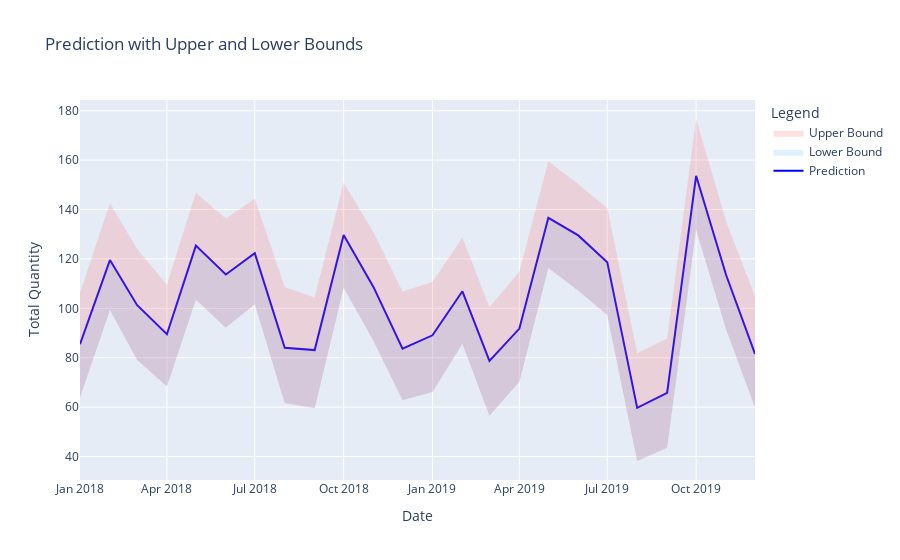
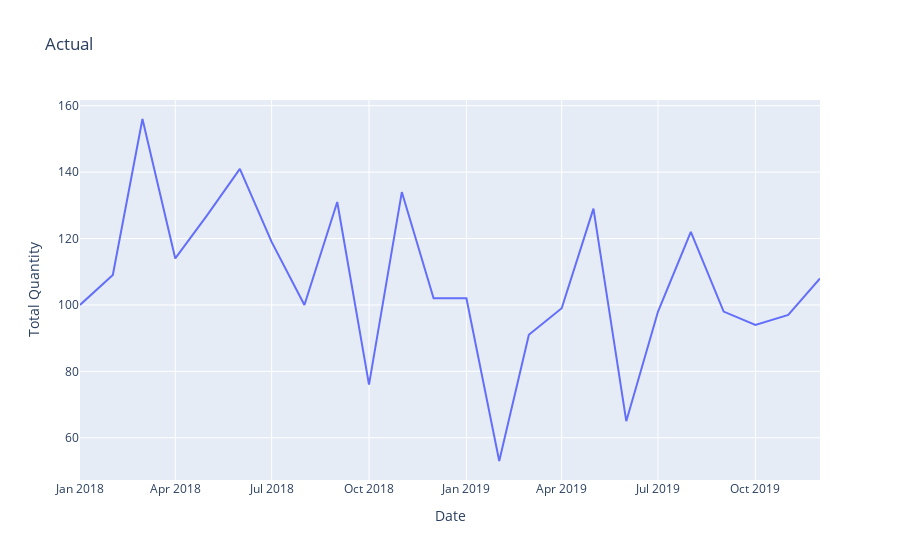

Notebook source saved alongside these figures, in order:
### Code cell
fig1 = plot(result)
fig1.show()
fig2 = px.line(normal_test[(normal_test['division'] == 'DHAKA') & (normal_test['item_name'] == 'Altoids Small Packs Variety')], x='ds', y='y', title='Actual')
fig2.update_layout(title='Actual', xaxis_title='Date', yaxis_title='Total Quantity')
fig2.show()

### Figure 1 — Plotly figure (JSON) as saved in the notebook; plotly's stock layout.template omitted (floating-point values rounded to 4 significant figures)
{"data": [{"line": {"color": "blue"}, "mode": "lines", "name": "Prediction", "type": "scatter", "x": ["2018-01-01T00:00:00", "2018-02-01T00:00:00", "2018-03-01T00:00:00", "2018-04-01T00:00:00", "2018-05-01T00:00:00", "2018-06-01T00:00:00", "2018-07-01T00:00:00", "2018-08-01T00:00:00", "2018-09-01T00:00:00", "2018-10-01T00:00:00", "2018-11-01T00:00:00", "2018-12-01T00:00:00", "2019-01-01T00:00:00", "2019-02-01T00:00:00", "2019-03-01T00:00:00", "2019-04-01T00:00:00", "2019-05-01T00:00:00", "2019-06-01T00:00:00", "2019-07-01T00:00:00", "2019-08-01T00:00:00", "2019-09-01T00:00:00", "2019-10-01T00:00:00", "2019-11-01T00:00:00", "2019-12-01T00:00:00"], "y": [85.45, 119.5, 101.4, 89.52, 125.4, 113.7, 122.3, 84.01, 83.1, 129.7, 108.6, 83.72, 89.08, 106.9, 78.73, 91.8, 136.7, 129.5, 118.7, 59.72, 65.76, 153.6, 113.6, 81.53]}, {"fill": "tonexty", "fillcolor": "rgba(102, 178, 255, 0.2)", "line": {"width": 0}, "mode": "lines", "name": "Lower Bound", "type": "scatter", "x": ["2018-01-01T00:00:00", "2018-02-01T00:00:00", "2018-03-01T00:00:00", "2018-04-01T00:00:00", "2018-05-01T00:00:00", "2018-06-01T00:00:00", "2018-07-01T00:00:00", "2018-08-01T00:00:00", "2018-09-01T00:00:00", "2018-10-01T00:00:00", "2018-11-01T00:00:00", "2018-12-01T00:00:00", "2019-01-01T00:00:00", "2019-02-01T00:00:00", "2019-03-01T00:00:00", "2019-04-01T00:00:00", "2019-05-01T00:00:00", "2019-06-01T00:00:00", "2019-07-01T00:00:00", "2019-08-01T00:00:00", "2019-09-01T00:00:00", "2019-10-01T00:00:00", "2019-11-01T00:00:00", "2019-12-01T00:00:00"], "y": [63.9, 99.37, 79.2, 68.32, 103.5, 92.12, 101.7, 61.64, 59.51, 108.3, 86.81, 62.75, 66.09, 85.67, 56.55, 70.29, 116.3, 107.2, 97.34, 38.21, 43.55, 131.8, 91.57, 59.83]}, {"fill": "tonexty", "fillcolor": "rgba(255, 102, 102, 0.2)", "line": {"width": 0}, "mode": "lines", "name": "Upper Bound", "type": "scatter", "x": ["2018-01-01T00:00:00", "2018-02-01T00:00:00", "2018-03-01T00:00:00", "2018-04-01T00:00:00", "2018-05-01T00:00:00", "2018-06-01T00:00:00", "2018-07-01T00:00:00", "2018-08-01T00:00:00", "2018-09-01T00:00:00", "2018-10-01T00:00:00", "2018-11-01T00:00:00", "2018-12-01T00:00:00", "2019-01-01T00:00:00", "2019-02-01T00:00:00", "2019-03-01T00:00:00", "2019-04-01T00:00:00", "2019-05-01T00:00:00", "2019-06-01T00:00:00", "2019-07-01T00:00:00", "2019-08-01T00:00:00", "2019-09-01T00:00:00", "2019-10-01T00:00:00", "2019-11-01T00:00:00", "2019-12-01T00:00:00"], "y": [106.1, 142.5, 124.1, 109.5, 146.8, 136.4, 144.4, 108.6, 104.4, 150.8, 130.7, 106.8, 110.7, 128.7, 100.4, 114.9, 159.5, 150.3, 140.6, 81.82, 87.77, 176.6, 135.4, 104.8]}], "layout": {"legend": {"title": {"text": "Legend"}}, "title": {"text": "Prediction with Upper and Lower Bounds"}, "xaxis": {"title": {"text": "Date"}}, "yaxis": {"title": {"text": "Total Quantity"}}}}

### Figure 2 — Plotly figure (JSON) as saved in the notebook; plotly's stock layout.template omitted (floating-point values rounded to 4 significant figures)
{"data": [{"hovertemplate": "ds=%{x}<br>y=%{y}<extra></extra>", "legendgroup": "", "line": {"color": "#636efa", "dash": "solid"}, "marker": {"symbol": "circle"}, "mode": "lines", "name": "", "orientation": "v", "showlegend": false, "type": "scatter", "x": ["2018-01-01T00:00:00", "2018-02-01T00:00:00", "2018-03-01T00:00:00", "2018-04-01T00:00:00", "2018-05-01T00:00:00", "2018-06-01T00:00:00", "2018-07-01T00:00:00", "2018-08-01T00:00:00", "2018-09-01T00:00:00", "2018-10-01T00:00:00", "2018-11-01T00:00:00", "2018-12-01T00:00:00", "2019-01-01T00:00:00", "2019-02-01T00:00:00", "2019-03-01T00:00:00", "2019-04-01T00:00:00", "2019-05-01T00:00:00", "2019-06-01T00:00:00", "2019-07-01T00:00:00", "2019-08-01T00:00:00", "2019-09-01T00:00:00", "2019-10-01T00:00:00", "2019-11-01T00:00:00", "2019-12-01T00:00:00"], "xaxis": "x", "y": [100, 109, 156, 114, 127, 141, 119, 100, 131, 76, 134, 102, 102, 53, 91, 99, 129, 65, 98, 122, 98, 94, 97, 108], "yaxis": "y"}], "layout": {"legend": {"tracegroupgap": 0}, "title": {"text": "Actual"}, "xaxis": {"anchor": "y", "domain": [0, 1], "title": {"text": "Date"}}, "yaxis": {"anchor": "x", "domain": [0, 1], "title": {"text": "Total Quantity"}}}}
